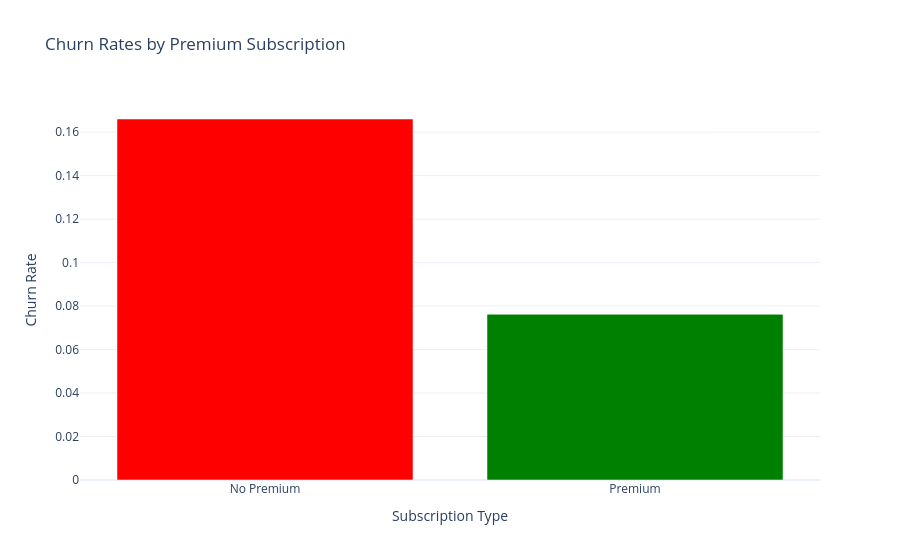

The notebook cell this image was saved under:
### Code cell
# Start the minimal interactive conversation.
butils._run_agent(bamboo_minimal)
_LOG.info("Minimal workflow completed or exited by the user.")
# The minimal workflow is available for direct dataframe questions.

### Figure 1 — Plotly figure (JSON) as saved in the notebook; plotly's stock layout.template omitted (floating-point values rounded to 4 significant figures)
{"data": [{"marker": {"color": ["red", "green"]}, "type": "bar", "x": ["No Premium", "Premium"], "y": [0.1661, 0.07623]}], "layout": {"title": {"text": "Churn Rates by Premium Subscription"}, "xaxis": {"title": {"text": "Subscription Type"}}, "yaxis": {"title": {"text": "Churn Rate"}}}}
